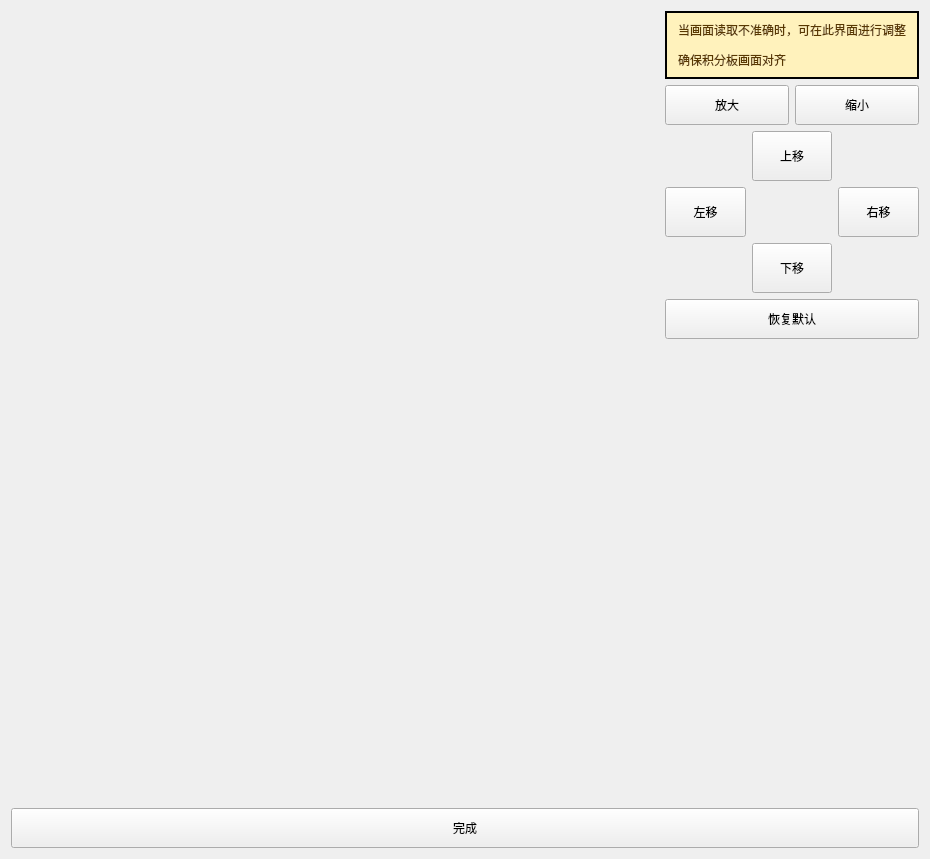
<?xml version="1.0" encoding="UTF-8"?>
<ui version="4.0">
 <class>Form</class>
 <widget class="QWidget" name="Form">
  <property name="geometry">
   <rect>
    <x>0</x>
    <y>0</y>
    <width>930</width>
    <height>859</height>
   </rect>
  </property>
  <property name="windowTitle">
   <string>计分板预览</string>
  </property>
  <layout class="QVBoxLayout" name="verticalLayout_2">
   <item>
    <layout class="QHBoxLayout" name="horizontalLayout_2" stretch="99,1">
     <item>
      <widget class="QLabel" name="label">
       <property name="text">
        <string/>
       </property>
      </widget>
     </item>
     <item>
      <layout class="QVBoxLayout" name="verticalLayout">
       <property name="sizeConstraint">
        <enum>QLayout::SizeConstraint::SetMinAndMaxSize</enum>
       </property>
       <item>
        <widget class="QLabel" name="label_2">
         <property name="styleSheet">
          <string notr="true">background-color: #fff2bc;
border:2px solid black;
padding:8px;
color:#593800;</string>
         </property>
         <property name="text">
          <string>&lt;html&gt;&lt;head/&gt;&lt;body&gt;&lt;p&gt;当画面读取不准确时，可在此界面进行调整&lt;/p&gt;&lt;p&gt;确保积分板画面对齐&lt;/p&gt;&lt;/body&gt;&lt;/html&gt;</string>
         </property>
        </widget>
       </item>
       <item>
        <layout class="QHBoxLayout" name="horizontalLayout">
         <item>
          <widget class="QPushButton" name="pushButton">
           <property name="minimumSize">
            <size>
             <width>0</width>
             <height>40</height>
            </size>
           </property>
           <property name="text">
            <string>放大</string>
           </property>
          </widget>
         </item>
         <item>
          <widget class="QPushButton" name="pushButton_2">
           <property name="minimumSize">
            <size>
             <width>0</width>
             <height>40</height>
            </size>
           </property>
           <property name="text">
            <string>缩小</string>
           </property>
          </widget>
         </item>
        </layout>
       </item>
       <item>
        <layout class="QGridLayout" name="gridLayout">
         <item row="1" column="0">
          <widget class="QPushButton" name="pushButton_4">
           <property name="minimumSize">
            <size>
             <width>0</width>
             <height>50</height>
            </size>
           </property>
           <property name="maximumSize">
            <size>
             <width>16777215</width>
             <height>16777215</height>
            </size>
           </property>
           <property name="text">
            <string>左移</string>
           </property>
          </widget>
         </item>
         <item row="1" column="2">
          <widget class="QPushButton" name="pushButton_5">
           <property name="minimumSize">
            <size>
             <width>0</width>
             <height>50</height>
            </size>
           </property>
           <property name="maximumSize">
            <size>
             <width>16777215</width>
             <height>16777215</height>
            </size>
           </property>
           <property name="text">
            <string>右移</string>
           </property>
          </widget>
         </item>
         <item row="2" column="1">
          <widget class="QPushButton" name="pushButton_6">
           <property name="minimumSize">
            <size>
             <width>0</width>
             <height>50</height>
            </size>
           </property>
           <property name="maximumSize">
            <size>
             <width>16777215</width>
             <height>16777215</height>
            </size>
           </property>
           <property name="text">
            <string>下移</string>
           </property>
          </widget>
         </item>
         <item row="0" column="1">
          <widget class="QPushButton" name="pushButton_3">
           <property name="minimumSize">
            <size>
             <width>0</width>
             <height>50</height>
            </size>
           </property>
           <property name="maximumSize">
            <size>
             <width>16777215</width>
             <height>16777215</height>
            </size>
           </property>
           <property name="text">
            <string>上移</string>
           </property>
          </widget>
         </item>
        </layout>
       </item>
       <item>
        <widget class="QPushButton" name="pushButton_7">
         <property name="minimumSize">
          <size>
           <width>0</width>
           <height>40</height>
          </size>
         </property>
         <property name="text">
          <string>恢复默认</string>
         </property>
        </widget>
       </item>
       <item>
        <spacer name="verticalSpacer">
         <property name="orientation">
          <enum>Qt::Orientation::Vertical</enum>
         </property>
         <property name="sizeHint" stdset="0">
          <size>
           <width>20</width>
           <height>40</height>
          </size>
         </property>
        </spacer>
       </item>
      </layout>
     </item>
    </layout>
   </item>
   <item>
    <widget class="QPushButton" name="pushButton_8">
     <property name="minimumSize">
      <size>
       <width>0</width>
       <height>40</height>
      </size>
     </property>
     <property name="text">
      <string>完成</string>
     </property>
    </widget>
   </item>
  </layout>
 </widget>
 <resources/>
 <connections/>
</ui>
